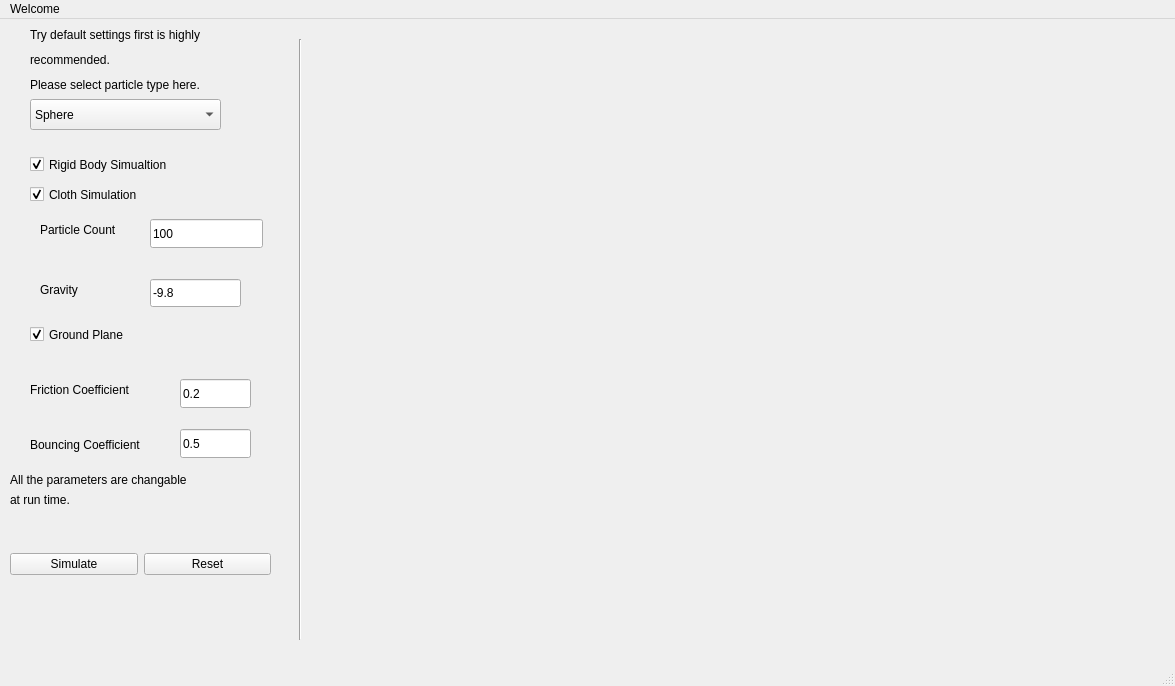
<?xml version="1.0" encoding="UTF-8"?>
<ui version="4.0">
 <class>MainWindow</class>
 <widget class="QMainWindow" name="MainWindow">
  <property name="geometry">
   <rect>
    <x>0</x>
    <y>0</y>
    <width>1175</width>
    <height>686</height>
   </rect>
  </property>
  <property name="mouseTracking">
   <bool>true</bool>
  </property>
  <property name="windowTitle">
   <string>MainWindow</string>
  </property>
  <widget class="QWidget" name="centralwidget">
   <widget class="Line" name="line">
    <property name="geometry">
     <rect>
      <x>290</x>
      <y>20</y>
      <width>20</width>
      <height>601</height>
     </rect>
    </property>
    <property name="orientation">
     <enum>Qt::Vertical</enum>
    </property>
   </widget>
   <widget class="QLabel" name="label">
    <property name="geometry">
     <rect>
      <x>40</x>
      <y>200</y>
      <width>111</width>
      <height>21</height>
     </rect>
    </property>
    <property name="text">
     <string>Particle Count</string>
    </property>
   </widget>
   <widget class="QLineEdit" name="lineEdit">
    <property name="geometry">
     <rect>
      <x>150</x>
      <y>260</y>
      <width>91</width>
      <height>28</height>
     </rect>
    </property>
    <property name="text">
     <string>-9.8</string>
    </property>
   </widget>
   <widget class="QCheckBox" name="checkBox_2">
    <property name="enabled">
     <bool>true</bool>
    </property>
    <property name="geometry">
     <rect>
      <x>30</x>
      <y>300</y>
      <width>161</width>
      <height>31</height>
     </rect>
    </property>
    <property name="text">
     <string>Ground Plane</string>
    </property>
    <property name="checked">
     <bool>true</bool>
    </property>
   </widget>
   <widget class="QCheckBox" name="checkBox_4">
    <property name="geometry">
     <rect>
      <x>30</x>
      <y>160</y>
      <width>171</width>
      <height>31</height>
     </rect>
    </property>
    <property name="text">
     <string>Cloth Simulation</string>
    </property>
    <property name="checked">
     <bool>true</bool>
    </property>
   </widget>
   <widget class="QWidget" name="layoutWidget">
    <property name="geometry">
     <rect>
      <x>10</x>
      <y>470</y>
      <width>261</width>
      <height>151</height>
     </rect>
    </property>
    <layout class="QHBoxLayout" name="horizontalLayout">
     <item>
      <widget class="QPushButton" name="pushButton_2">
       <property name="text">
        <string>Simulate</string>
       </property>
      </widget>
     </item>
     <item>
      <widget class="QPushButton" name="pushButton">
       <property name="text">
        <string>Reset</string>
       </property>
      </widget>
     </item>
    </layout>
   </widget>
   <widget class="QComboBox" name="selectobject">
    <property name="geometry">
     <rect>
      <x>30</x>
      <y>80</y>
      <width>191</width>
      <height>31</height>
     </rect>
    </property>
    <item>
     <property name="text">
      <string>Sphere</string>
     </property>
    </item>
    <item>
     <property name="text">
      <string>Cube</string>
     </property>
    </item>
   </widget>
   <widget class="QWidget" name="horizontalLayoutWidget">
    <property name="geometry">
     <rect>
      <x>330</x>
      <y>20</y>
      <width>821</width>
      <height>601</height>
     </rect>
    </property>
    <layout class="QHBoxLayout" name="horizontalLayout_2"/>
   </widget>
   <widget class="QLineEdit" name="lineEdit_2">
    <property name="geometry">
     <rect>
      <x>180</x>
      <y>360</y>
      <width>71</width>
      <height>29</height>
     </rect>
    </property>
    <property name="text">
     <string>0.2</string>
    </property>
   </widget>
   <widget class="QLabel" name="label_2">
    <property name="geometry">
     <rect>
      <x>30</x>
      <y>340</y>
      <width>161</width>
      <height>61</height>
     </rect>
    </property>
    <property name="text">
     <string>Friction Coefficient</string>
    </property>
   </widget>
   <widget class="QLineEdit" name="lineEdit_3">
    <property name="geometry">
     <rect>
      <x>180</x>
      <y>410</y>
      <width>71</width>
      <height>29</height>
     </rect>
    </property>
    <property name="text">
     <string>0.5</string>
    </property>
   </widget>
   <widget class="QLabel" name="label_3">
    <property name="geometry">
     <rect>
      <x>30</x>
      <y>410</y>
      <width>141</width>
      <height>31</height>
     </rect>
    </property>
    <property name="text">
     <string>Bouncing Coefficient</string>
    </property>
   </widget>
   <widget class="QLabel" name="label_4">
    <property name="geometry">
     <rect>
      <x>40</x>
      <y>260</y>
      <width>67</width>
      <height>21</height>
     </rect>
    </property>
    <property name="text">
     <string>Gravity</string>
    </property>
   </widget>
   <widget class="QLineEdit" name="lineEdit_4">
    <property name="geometry">
     <rect>
      <x>150</x>
      <y>200</y>
      <width>113</width>
      <height>29</height>
     </rect>
    </property>
    <property name="text">
     <string>100</string>
    </property>
   </widget>
   <widget class="QCheckBox" name="checkBox">
    <property name="geometry">
     <rect>
      <x>30</x>
      <y>130</y>
      <width>181</width>
      <height>31</height>
     </rect>
    </property>
    <property name="text">
     <string>Rigid Body Simualtion</string>
    </property>
    <property name="checked">
     <bool>true</bool>
    </property>
   </widget>
   <widget class="QLabel" name="label_5">
    <property name="geometry">
     <rect>
      <x>30</x>
      <y>50</y>
      <width>221</width>
      <height>31</height>
     </rect>
    </property>
    <property name="text">
     <string>Please select particle type here.</string>
    </property>
   </widget>
   <widget class="QLabel" name="label_6">
    <property name="geometry">
     <rect>
      <x>10</x>
      <y>440</y>
      <width>281</width>
      <height>41</height>
     </rect>
    </property>
    <property name="text">
     <string>All the parameters are changable </string>
    </property>
   </widget>
   <widget class="QLabel" name="label_7">
    <property name="geometry">
     <rect>
      <x>10</x>
      <y>470</y>
      <width>151</width>
      <height>21</height>
     </rect>
    </property>
    <property name="text">
     <string>at run time.</string>
    </property>
   </widget>
   <widget class="QLabel" name="label_8">
    <property name="geometry">
     <rect>
      <x>30</x>
      <y>0</y>
      <width>281</width>
      <height>31</height>
     </rect>
    </property>
    <property name="text">
     <string>Try default settings first is highly </string>
    </property>
    <property name="wordWrap">
     <bool>false</bool>
    </property>
   </widget>
   <widget class="QLabel" name="label_9">
    <property name="geometry">
     <rect>
      <x>30</x>
      <y>30</y>
      <width>111</width>
      <height>21</height>
     </rect>
    </property>
    <property name="text">
     <string>recommended.</string>
    </property>
   </widget>
   <zorder>layoutWidget</zorder>
   <zorder>line</zorder>
   <zorder>label</zorder>
   <zorder>lineEdit</zorder>
   <zorder>checkBox_2</zorder>
   <zorder>checkBox_4</zorder>
   <zorder>selectobject</zorder>
   <zorder>horizontalLayoutWidget</zorder>
   <zorder>lineEdit_2</zorder>
   <zorder>label_2</zorder>
   <zorder>lineEdit_3</zorder>
   <zorder>label_3</zorder>
   <zorder>label_4</zorder>
   <zorder>lineEdit_4</zorder>
   <zorder>checkBox</zorder>
   <zorder>label_5</zorder>
   <zorder>label_6</zorder>
   <zorder>label_7</zorder>
   <zorder>label_8</zorder>
   <zorder>label_9</zorder>
  </widget>
  <widget class="QMenuBar" name="menubar">
   <property name="geometry">
    <rect>
     <x>0</x>
     <y>0</y>
     <width>1175</width>
     <height>26</height>
    </rect>
   </property>
   <widget class="QMenu" name="menuMain_Window">
    <property name="title">
     <string>Welcome</string>
    </property>
   </widget>
   <addaction name="menuMain_Window"/>
  </widget>
  <widget class="QStatusBar" name="statusbar"/>
 </widget>
 <resources/>
 <connections>
  <connection>
   <sender>pushButton_2</sender>
   <signal>clicked()</signal>
   <receiver>MainWindow</receiver>
   <slot>StartSimulate()</slot>
   <hints>
    <hint type="sourcelabel">
     <x>53</x>
     <y>562</y>
    </hint>
    <hint type="destinationlabel">
     <x>76</x>
     <y>509</y>
    </hint>
   </hints>
  </connection>
  <connection>
   <sender>selectobject</sender>
   <signal>currentIndexChanged(int)</signal>
   <receiver>MainWindow</receiver>
   <slot>Choose_ParticleType()</slot>
   <hints>
    <hint type="sourcelabel">
     <x>108</x>
     <y>136</y>
    </hint>
    <hint type="destinationlabel">
     <x>115</x>
     <y>97</y>
    </hint>
   </hints>
  </connection>
  <connection>
   <sender>lineEdit</sender>
   <signal>editingFinished()</signal>
   <receiver>MainWindow</receiver>
   <slot>Set_Gravity()</slot>
   <hints>
    <hint type="sourcelabel">
     <x>207</x>
     <y>290</y>
    </hint>
    <hint type="destinationlabel">
     <x>242</x>
     <y>254</y>
    </hint>
   </hints>
  </connection>
  <connection>
   <sender>lineEdit</sender>
   <signal>editingFinished()</signal>
   <receiver>MainWindow</receiver>
   <slot>Gravity_change_flag()</slot>
   <hints>
    <hint type="sourcelabel">
     <x>181</x>
     <y>295</y>
    </hint>
    <hint type="destinationlabel">
     <x>182</x>
     <y>322</y>
    </hint>
   </hints>
  </connection>
  <connection>
   <sender>checkBox_2</sender>
   <signal>stateChanged(int)</signal>
   <receiver>MainWindow</receiver>
   <slot>Add_GroundPlane()</slot>
   <hints>
    <hint type="sourcelabel">
     <x>69</x>
     <y>338</y>
    </hint>
    <hint type="destinationlabel">
     <x>23</x>
     <y>311</y>
    </hint>
   </hints>
  </connection>
  <connection>
   <sender>pushButton</sender>
   <signal>clicked()</signal>
   <receiver>MainWindow</receiver>
   <slot>Reset()</slot>
   <hints>
    <hint type="sourcelabel">
     <x>217</x>
     <y>564</y>
    </hint>
    <hint type="destinationlabel">
     <x>207</x>
     <y>648</y>
    </hint>
   </hints>
  </connection>
  <connection>
   <sender>lineEdit_4</sender>
   <signal>editingFinished()</signal>
   <receiver>MainWindow</receiver>
   <slot>Set_Particle_Count()</slot>
   <hints>
    <hint type="sourcelabel">
     <x>231</x>
     <y>232</y>
    </hint>
    <hint type="destinationlabel">
     <x>262</x>
     <y>199</y>
    </hint>
   </hints>
  </connection>
  <connection>
   <sender>checkBox_4</sender>
   <signal>clicked()</signal>
   <receiver>MainWindow</receiver>
   <slot>Set_Cloth_Sim()</slot>
   <hints>
    <hint type="sourcelabel">
     <x>64</x>
     <y>198</y>
    </hint>
    <hint type="destinationlabel">
     <x>16</x>
     <y>182</y>
    </hint>
   </hints>
  </connection>
  <connection>
   <sender>checkBox</sender>
   <signal>clicked()</signal>
   <receiver>MainWindow</receiver>
   <slot>Set_Rigid_Sim()</slot>
   <hints>
    <hint type="sourcelabel">
     <x>58</x>
     <y>167</y>
    </hint>
    <hint type="destinationlabel">
     <x>22</x>
     <y>153</y>
    </hint>
   </hints>
  </connection>
  <connection>
   <sender>lineEdit_2</sender>
   <signal>editingFinished()</signal>
   <receiver>MainWindow</receiver>
   <slot>set_Friction_Coefficient()</slot>
   <hints>
    <hint type="sourcelabel">
     <x>230</x>
     <y>400</y>
    </hint>
    <hint type="destinationlabel">
     <x>264</x>
     <y>385</y>
    </hint>
   </hints>
  </connection>
  <connection>
   <sender>lineEdit_3</sender>
   <signal>editingFinished()</signal>
   <receiver>MainWindow</receiver>
   <slot>set_Bouncing_Coefficient()</slot>
   <hints>
    <hint type="sourcelabel">
     <x>247</x>
     <y>454</y>
    </hint>
    <hint type="destinationlabel">
     <x>267</x>
     <y>463</y>
    </hint>
   </hints>
  </connection>
 </connections>
 <slots>
  <slot>StartSimulate()</slot>
  <slot>Choose_ParticleType()</slot>
  <slot>Set_Gravity()</slot>
  <slot>Gravity_change_flag()</slot>
  <slot>Add_GroundPlane()</slot>
  <slot>Reset()</slot>
  <slot>Set_Particle_Count()</slot>
  <slot>Set_Cloth_Sim()</slot>
  <slot>Set_Rigid_Sim()</slot>
  <slot>set_Friction_Coefficient()</slot>
  <slot>set_Bouncing_Coefficient()</slot>
 </slots>
</ui>
